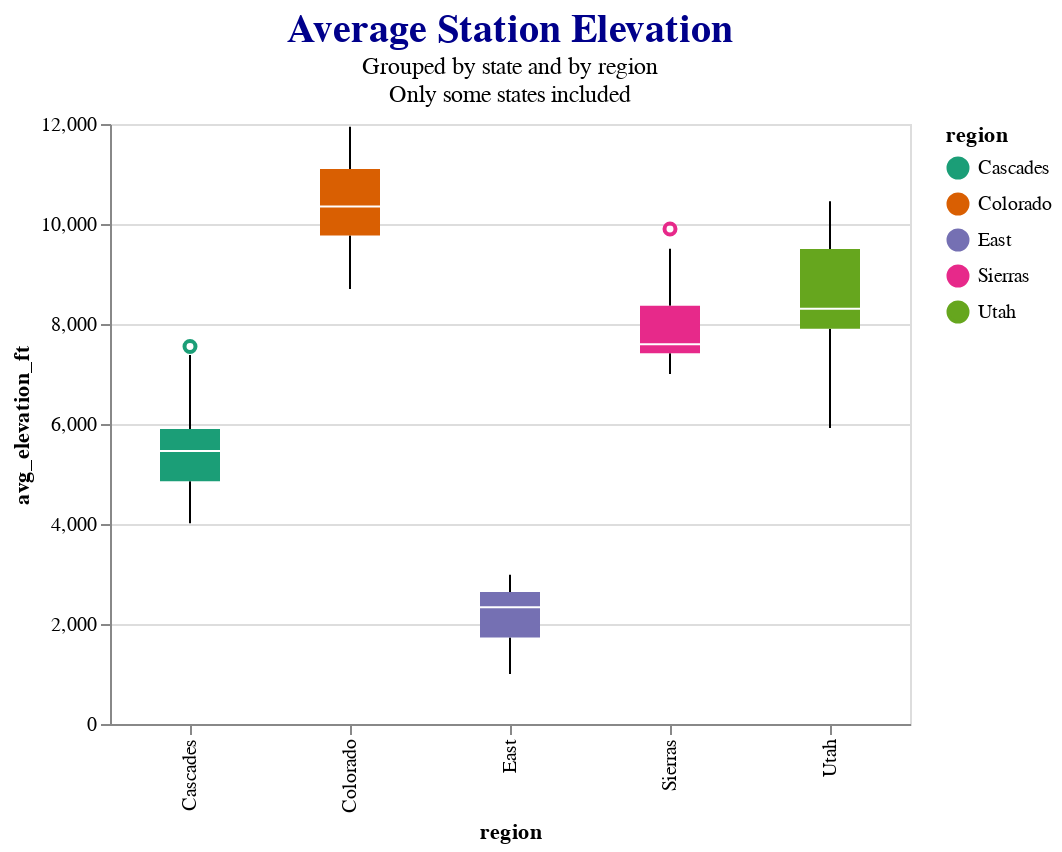

Notebook source saved alongside this figure:
### Code cell
grouped_elevation_plt = (alt.Chart(stations2_df)
                         .mark_boxplot(size=30,
                                       opacity=70)
                         .encode(x=alt.X('region:N'),
                                 y='avg_elevation_ft:Q',
                                 color=alt.Color(
                                     'region:N',
                                     scale=alt.Scale(scheme='dark2')))
                         .properties(width=400,
                                     title=alt.TitleParams(
                                         text=['Average Station Elevation'],
                                         subtitle=["Grouped by state and by region",
                                                   "Only some states included"],
                                         fontSize=20,
                                         font='Consolas',
                                         anchor='middle',
                                         color='darkblue',))
                         )
grouped_elevation_plt

### Figure 1 — Vega-Lite specification as saved in the notebook (floating-point values rounded to 4 significant figures)
{"config": {"view": {"continuousWidth": 400, "continuousHeight": 300}}, "data": {"name": "data-40d437bf2b5f89cdc2d5ceef1d3060ed"}, "mark": {"type": "boxplot", "opacity": 70, "size": 30}, "encoding": {"color": {"type": "nominal", "field": "region", "scale": {"scheme": "dark2"}}, "x": {"type": "nominal", "field": "region"}, "y": {"type": "quantitative", "field": "avg_elevation_ft"}}, "title": {"text": ["Average Station Elevation"], "anchor": "middle", "color": "darkblue", "font": "Consolas", "fontSize": 20, "subtitle": ["Grouped by state and by region", "Only some states included"]}, "width": 400, "$schema": "https://vega.github.io/schema/vega-lite/v4.8.1.json", "datasets": {"data-40d437bf2b5f89cdc2d5ceef1d3060ed": [{"name": "Mount Hood Skibowl", "region": "Cascades", "state_province": "Oregon", "peak_elevation_ft": 5027.0, "base_elevation_ft": 3500.0, "skiable_acreage": 960.0, "total_lifts": 9.0, "avg_annual_snowfall_in": 300.0, "avg_elevation_ft": 4264.0}, {"name": "Spout Springs", "region": "Cascades", "state_province": "Oregon", "peak_elevation_ft": 5450.0, "base_elevation_ft": 4920.0, "skiable_acreage": 200.0, "total_lifts": 2.0, "avg_annual_snowfall_in": 130.0, "avg_elevation_ft": 5185.0}, {"name": "Hoodoo", "region": "Cascades", "state_province": "Oregon", "peak_elevation_ft": 5703.0, "base_elevation_ft": 4668.0, "skiable_acreage": 806.0, "total_lifts": 5.0, "avg_annual_snowfall_in": 360.0, "avg_elevation_ft": 5186.0}, {"name": "Ferguson Ridge", "region": "Cascades", "state_province": "Oregon", "peak_elevation_ft": 5840.0, "base_elevation_ft": 5200.0, "skiable_acreage": 170.0, "total_lifts": 2.0, "avg_annual_snowfall_in": 300.0, "avg_elevation_ft": 5520.0}, {"name": "Warner Canyon", "region": "Cascades", "state_province": "Oregon", "peak_elevation_ft": 6003.0, "base_elevation_ft": 5271.0, "skiable_acreage": 200.0, "total_lifts": 1.0, "avg_annual_snowfall_in": 50.0, "avg_elevation_ft": 5637.0}, {"name": "Willamette Pass", "region": "Cascades", "state_province": "Oregon", "peak_elevation_ft": 6683.0, "base_elevation_ft": 5120.0, "skiable_acreage": 555.0, "total_lifts": 6.0, "avg_annual_snowfall_in": 430.0, "avg_elevation_ft": 5902.0}, {"name": "Mount Hood Meadows ", "region": "Cascades", "state_province": "Oregon", "peak_elevation_ft": 7300.0, "base_elevation_ft": 4523.0, "skiable_acreage": 2150.0, "total_lifts": 11.0, "avg_annual_snowfall_in": 430.0, "avg_elevation_ft": 5912.0}, {"name": "Timberline Lodge", "region": "Cascades", "state_province": "Oregon", "peak_elevation_ft": 8540.0, "base_elevation_ft": 4850.0, "skiable_acreage": 1430.0, "total_lifts": 9.0, "avg_annual_snowfall_in": 540.0, "avg_elevation_ft": 6695.0}, {"name": "Mount Ashland Ski Area", "region": "Cascades", "state_province": "Oregon", "peak_elevation_ft": 7533.0, "base_elevation_ft": 6383.0, "skiable_acreage": 220.0, "total_lifts": 5.0, "avg_annual_snowfall_in": 265.0, "avg_elevation_ft": 6958.0}, {"name": "Mt Bachelor ", "region": "Cascades", "state_province": "Oregon", "peak_elevation_ft": 9065.0, "base_elevation_ft": 5700.0, "skiable_acreage": 4318.0, "total_lifts": 11.0, "avg_annual_snowfall_in": 462.0, "avg_elevation_ft": 7382.0}, {"name": "Anthony Lakes", "region": "Cascades", "state_province": "Oregon", "peak_elevation_ft": 8000.0, "base_elevation_ft": 7100.0, "skiable_acreage": 1100.0, "total_lifts": 3.0, "avg_annual_snowfall_in": 300.0, "avg_elevation_ft": 7550.0}, {"name": "The Summit at Snoqualmie", "region": "Cascades", "state_province": "Washington", "peak_elevation_ft": 5420.0, "base_elevation_ft": 2610.0, "skiable_acreage": 1914.0, "total_lifts": 27.0, "avg_annual_snowfall_in": 435.0, "avg_elevation_ft": 4015.0}, {"name": "Mt Baker ", "region": "Cascades", "state_province": "Washington", "peak_elevation_ft": 5089.0, "base_elevation_ft": 3500.0, "skiable_acreage": 1000.0, "total_lifts": 10.0, "avg_annual_snowfall_in": 641.0, "avg_elevation_ft": 4294.0}, {"name": "Loup Loup Ski Bowl", "region": "Cascades", "state_province": "Washington", "peak_elevation_ft": 5280.0, "base_elevation_ft": 4040.0, "skiable_acreage": 550.0, "total_lifts": 3.0, "avg_annual_snowfall_in": 150.0, "avg_elevation_ft": 4660.0}, {"name": "49 Degrees North", "region": "Cascades", "state_province": "Washington", "peak_elevation_ft": 5774.0, "base_elevation_ft": 3923.0, "skiable_acreage": 2325.0, "total_lifts": 6.0, "avg_annual_snowfall_in": 300.0, "avg_elevation_ft": 4848.0}, {"name": "Mount Spokane", "region": "Cascades", "state_province": "Washington", "peak_elevation_ft": 5889.0, "base_elevation_ft": 3818.0, "skiable_acreage": 1704.0, "total_lifts": 8.0, "avg_annual_snowfall_in": 300.0, "avg_elevation_ft": 4854.0}, {"name": "Stevens Pass ", "region": "Cascades", "state_province": "Washington", "peak_elevation_ft": 5845.0, "base_elevation_ft": 4061.0, "skiable_acreage": 1125.0, "total_lifts": 10.0, "avg_annual_snowfall_in": 450.0, "avg_elevation_ft": 4953.0}, {"name": "Ski Bluewood", "region": "Cascades", "state_province": "Washington", "peak_elevation_ft": 5670.0, "base_elevation_ft": 4454.0, "skiable_acreage": 530.0, "total_lifts": 3.0, "avg_annual_snowfall_in": 300.0, "avg_elevation_ft": 5062.0}, {"name": "Crystal Mountain", "region": "Cascades", "state_province": "Washington", "peak_elevation_ft": 7012.0, "base_elevation_ft": 3912.0, "skiable_acreage": 2600.0, "total_lifts": 12.0, "avg_annual_snowfall_in": 350.0, "avg_elevation_ft": 5462.0}, {"name": "White Pass", "region": "Cascades", "state_province": "Washington", "peak_elevation_ft": 6500.0, "base_elevation_ft": 4500.0, "skiable_acreage": 1400.0, "total_lifts": 8.0, "avg_annual_snowfall_in": 350.0, "avg_elevation_ft": 5500.0}, {"name": "Mission Ridge", "region": "Cascades", "state_province": "Washington", "peak_elevation_ft": 6820.0, "base_elevation_ft": 4570.0, "skiable_acreage": 2000.0, "total_lifts": 6.0, "avg_annual_snowfall_in": 200.0, "avg_elevation_ft": 5695.0}, {"name": "Granby Ranch", "region": "Colorado", "state_province": "Colorado", "peak_elevation_ft": 9202.0, "base_elevation_ft": 8202.0, "skiable_acreage": 406.0, "total_lifts": 5.0, "avg_annual_snowfall_in": 220.0, "avg_elevation_ft": 8702.0}, {"name": "Steamboat Springs ", "region": "Colorado", "state_province": "Colorado", "peak_elevation_ft": 10570.0, "base_elevation_ft": 6900.0, "skiable_acreage": 2956.0, "total_lifts": 16.0, "avg_annual_snowfall_in": 349.0, "avg_elevation_ft": 8734.0}, {"name": "Buttermilk", "region": "Colorado", "state_province": "Colorado", "peak_elevation_ft": 9900.0, "base_elevation_ft": 7870.0, "skiable_acreage": 435.0, "total_lifts": 8.0, "avg_annual_snowfall_in": 200.0, "avg_elevation_ft": 8885.0}, {"name": "Sunlight Mountain", "region": "Colorado", "state_province": "Colorado", "peak_elevation_ft": 9895.0, "base_elevation_ft": 7885.0, "skiable_acreage": 470.0, "total_lifts": 3.0, "avg_annual_snowfall_in": 250.0, "avg_elevation_ft": 8890.0}, {"name": "Powderhorn Resort", "region": "Colorado", "state_province": "Colorado", "peak_elevation_ft": 9850.0, "base_elevation_ft": 8200.0, "skiable_acreage": 1600.0, "total_lifts": 5.0, "avg_annual_snowfall_in": 250.0, "avg_elevation_ft": 9025.0}, {"name": "Aspen Mountain", "region": "Colorado", "state_province": "Colorado", "peak_elevation_ft": 11210.0, "base_elevation_ft": 7945.0, "skiable_acreage": 673.0, "total_lifts": 8.0, "avg_annual_snowfall_in": 300.0, "avg_elevation_ft": 9578.0}, {"name": "Beaver Creek", "region": "Colorado", "state_province": "Colorado", "peak_elevation_ft": 11440.0, "base_elevation_ft": 8100.0, "skiable_acreage": 1832.0, "total_lifts": 24.0, "avg_annual_snowfall_in": 195.0, "avg_elevation_ft": 9770.0}, {"name": "Purgatory Resort", "region": "Colorado", "state_province": "Colorado", "peak_elevation_ft": 10820.0, "base_elevation_ft": 8793.0, "skiable_acreage": 1200.0, "total_lifts": 10.0, "avg_annual_snowfall_in": 260.0, "avg_elevation_ft": 9808.0}, {"name": "Vail Ski Resort", "region": "Colorado", "state_province": "Colorado", "peak_elevation_ft": 11570.0, "base_elevation_ft": 8120.0, "skiable_acreage": 5289.0, "total_lifts": 31.0, "avg_annual_snowfall_in": 354.0, "avg_elevation_ft": 9845.0}, {"name": "Aspen Highlands", "region": "Colorado", "state_province": "Colorado", "peak_elevation_ft": 11680.0, "base_elevation_ft": 8040.0, "skiable_acreage": 1010.0, "total_lifts": 5.0, "avg_annual_snowfall_in": 300.0, "avg_elevation_ft": 9859.0}, {"name": "Eldora Mountain Resort ", "region": "Colorado", "state_province": "Colorado", "peak_elevation_ft": 10800.0, "base_elevation_ft": 9200.0, "skiable_acreage": 680.0, "total_lifts": 12.0, "avg_annual_snowfall_in": 300.0, "avg_elevation_ft": 10000.0}, {"name": "Snowmass", "region": "Colorado", "state_province": "Colorado", "peak_elevation_ft": 12510.0, "base_elevation_ft": 8104.0, "skiable_acreage": 3362.0, "total_lifts": 17.0, "avg_annual_snowfall_in": 300.0, "avg_elevation_ft": 10310.0}, {"name": "Echo Mountain", "region": "Colorado", "state_province": "Colorado", "peak_elevation_ft": 10650.0, "base_elevation_ft": 10050.0, "skiable_acreage": 226.0, "total_lifts": 2.0, "avg_annual_snowfall_in": 275.0, "avg_elevation_ft": 10350.0}, {"name": "Winter Park Resort", "region": "Colorado", "state_province": "Colorado", "peak_elevation_ft": 12060.0, "base_elevation_ft": 9000.0, "skiable_acreage": 3000.0, "total_lifts": 25.0, "avg_annual_snowfall_in": 365.0, "avg_elevation_ft": 10530.0}, {"name": "Crested Butte", "region": "Colorado", "state_province": "Colorado", "peak_elevation_ft": 12170.0, "base_elevation_ft": 9115.0, "skiable_acreage": 1547.0, "total_lifts": 16.0, "avg_annual_snowfall_in": 300.0, "avg_elevation_ft": 10640.0}, {"name": "Keystone Resort", "region": "Colorado", "state_province": "Colorado", "peak_elevation_ft": 12410.0, "base_elevation_ft": 9280.0, "skiable_acreage": 3148.0, "total_lifts": 20.0, "avg_annual_snowfall_in": 235.0, "avg_elevation_ft": 10840.0}, {"name": "Telluride Ski Resort", "region": "Colorado", "state_province": "Colorado", "peak_elevation_ft": 13150.0, "base_elevation_ft": 8725.0, "skiable_acreage": 2000.0, "total_lifts": 18.0, "avg_annual_snowfall_in": 309.0, "avg_elevation_ft": 10940.0}, {"name": "Copper Mountain (Colorado) ", "region": "Colorado", "state_province": "Colorado", "peak_elevation_ft": 12310.0, "base_elevation_ft": 9712.0, "skiable_acreage": 2450.0, "total_lifts": 22.0, "avg_annual_snowfall_in": 282.0, "avg_elevation_ft": 11010.0}, {"name": "Cooper ", "region": "Colorado", "state_province": "Colorado", "peak_elevation_ft": 11700.0, "base_elevation_ft": 10500.0, "skiable_acreage": 400.0, "total_lifts": 4.0, "avg_annual_snowfall_in": 260.0, "avg_elevation_ft": 11100.0}, {"name": "Wolf Creek Ski Area", "region": "Colorado", "state_province": "Colorado", "peak_elevation_ft": 11900.0, "base_elevation_ft": 10300.0, "skiable_acreage": 1600.0, "total_lifts": 7.0, "avg_annual_snowfall_in": 465.0, "avg_elevation_ft": 11100.0}, {"name": "Breckenridge Ski Resort", "region": "Colorado", "state_province": "Colorado", "peak_elevation_ft": 13000.0, "base_elevation_ft": 9600.0, "skiable_acreage": 2908.0, "total_lifts": 34.0, "avg_annual_snowfall_in": 353.0, "avg_elevation_ft": 11300.0}, {"name": "Monarch", "region": "Colorado", "state_province": "Colorado", "peak_elevation_ft": 11960.0, "base_elevation_ft": 10790.0, "skiable_acreage": 800.0, "total_lifts": 5.0, "avg_annual_snowfall_in": 400.0, "avg_elevation_ft": 11380.0}, {"name": "Arapahoe Basin", "region": "Colorado", "state_province": "Colorado", "peak_elevation_ft": 13050.0, "base_elevation_ft": 10520.0, "skiable_acreage": 1428.0, "total_lifts": 9.0, "avg_annual_snowfall_in": 350.0, "avg_elevation_ft": 11780.0}, {"name": "Loveland Ski Area", "region": "Colorado", "state_province": "Colorado", "peak_elevation_ft": 13010.0, "base_elevation_ft": 10800.0, "skiable_acreage": 1800.0, "total_lifts": 11.0, "avg_annual_snowfall_in": 422.0, "avg_elevation_ft": 11900.0}, {"name": "Silverton Mountain", "region": "Colorado", "state_province": "Colorado", "peak_elevation_ft": 13490.0, "base_elevation_ft": 10400.0, "skiable_acreage": 1819.0, "total_lifts": 1.0, "avg_annual_snowfall_in": 450.0, "avg_elevation_ft": 11940.0}, {"name": "Blue Mountain Ski Area", "region": "East", "state_province": "Pennsylvania", "peak_elevation_ft": 1540.0, "base_elevation_ft": 458.0, "skiable_acreage": 164.0, "total_lifts": 13.0, "avg_annual_snowfall_in": 33.0, "avg_elevation_ft": 999.0}, {"name": "Shawnee Mountain Ski Area", "region": "East", "state_province": "Pennsylvania", "peak_elevation_ft": 1351.0, "base_elevation_ft": 700.0, "skiable_acreage": 125.0, "total_lifts": 9.0, "avg_annual_snowfall_in": 50.0, "avg_elevation_ft": 1026.0}, {"name": "Roundtop Mountain Resort", "region": "East", "state_province": "Pennsylvania", "peak_elevation_ft": 1335.0, "base_elevation_ft": 755.0, "skiable_acreage": 103.0, "total_lifts": 7.0, "avg_annual_snowfall_in": 30.0, "avg_elevation_ft": 1045.0}, {"name": "Whitetail Resort", "region": "East", "state_province": "Pennsylvania", "peak_elevation_ft": 1800.0, "base_elevation_ft": 865.0, "skiable_acreage": 109.0, "total_lifts": 9.0, "avg_annual_snowfall_in": 40.0, "avg_elevation_ft": 1332.0}, {"name": "Montage Mountain Resorts", "region": "East", "state_province": "Pennsylvania", "peak_elevation_ft": 1960.0, "base_elevation_ft": 960.0, "skiable_acreage": 140.0, "total_lifts": 9.0, "avg_annual_snowfall_in": 60.0, "avg_elevation_ft": 1460.0}, {"name": "Jack Frost - Big Boulder Ski Area", "region": "East", "state_province": "Pennsylvania", "peak_elevation_ft": 2000.0, "base_elevation_ft": 1400.0, "skiable_acreage": 145.0, "total_lifts": 22.0, "avg_annual_snowfall_in": 50.0, "avg_elevation_ft": 1700.0}, {"name": "Camelback Mountain Resort", "region": "East", "state_province": "Pennsylvania", "peak_elevation_ft": 2130.0, "base_elevation_ft": 1330.0, "skiable_acreage": 166.0, "total_lifts": 16.0, "avg_annual_snowfall_in": 50.0, "avg_elevation_ft": 1730.0}, {"name": "Elk Mountain Ski Resort", "region": "East", "state_province": "Pennsylvania", "peak_elevation_ft": 2667.0, "base_elevation_ft": 1742.0, "skiable_acreage": 180.0, "total_lifts": 7.0, "avg_annual_snowfall_in": 60.0, "avg_elevation_ft": 2204.0}, {"name": "Seven Springs Mountain Resort", "region": "East", "state_province": "Pennsylvania", "peak_elevation_ft": 2994.0, "base_elevation_ft": 2240.0, "skiable_acreage": 285.0, "total_lifts": 14.0, "avg_annual_snowfall_in": 150.0, "avg_elevation_ft": 2617.0}, {"name": "Hidden Valley Resort", "region": "East", "state_province": "Pennsylvania", "peak_elevation_ft": 2875.0, "base_elevation_ft": 2405.0, "skiable_acreage": 110.0, "total_lifts": 11.0, "avg_annual_snowfall_in": 140.0, "avg_elevation_ft": 2640.0}, {"name": "Magic Mountain", "region": "East", "state_province": "Vermont", "peak_elevation_ft": 2850.0, "base_elevation_ft": 1350.0, "skiable_acreage": 205.0, "total_lifts": 6.0, "avg_annual_snowfall_in": 150.0, "avg_elevation_ft": 2100.0}, {"name": "Middlebury College Snow Bowl", "region": "East", "state_province": "Vermont", "peak_elevation_ft": 2720.0, "base_elevation_ft": 1720.0, "skiable_acreage": 110.0, "total_lifts": 3.0, "avg_annual_snowfall_in": 250.0, "avg_elevation_ft": 2220.0}, {"name": "Burke Mountain", "region": "East", "state_province": "Vermont", "peak_elevation_ft": 3267.0, "base_elevation_ft": 1210.0, "skiable_acreage": 178.0, "total_lifts": 6.0, "avg_annual_snowfall_in": 217.0, "avg_elevation_ft": 2238.0}, {"name": "Okemo Mountain", "region": "East", "state_province": "Vermont", "peak_elevation_ft": 3344.0, "base_elevation_ft": 1144.0, "skiable_acreage": 632.0, "total_lifts": 19.0, "avg_annual_snowfall_in": 200.0, "avg_elevation_ft": 2244.0}, {"name": "Smuggler's Notch", "region": "East", "state_province": "Vermont", "peak_elevation_ft": 3640.0, "base_elevation_ft": 1030.0, "skiable_acreage": 1000.0, "total_lifts": 16.0, "avg_annual_snowfall_in": 288.0, "avg_elevation_ft": 2335.0}, {"name": "Bromley Mountain Resort", "region": "East", "state_province": "Vermont", "peak_elevation_ft": 3284.0, "base_elevation_ft": 1950.0, "skiable_acreage": 178.0, "total_lifts": 9.0, "avg_annual_snowfall_in": 168.0, "avg_elevation_ft": 2617.0}, {"name": "Mad River Glen", "region": "East", "state_province": "Vermont", "peak_elevation_ft": 3637.0, "base_elevation_ft": 1600.0, "skiable_acreage": 115.0, "total_lifts": 5.0, "avg_annual_snowfall_in": 230.0, "avg_elevation_ft": 2618.0}, {"name": "Bolton Valley ", "region": "East", "state_province": "Vermont", "peak_elevation_ft": 3150.0, "base_elevation_ft": 2100.0, "skiable_acreage": 300.0, "total_lifts": 6.0, "avg_annual_snowfall_in": 312.0, "avg_elevation_ft": 2625.0}, {"name": "Stowe Mountain Resort", "region": "East", "state_province": "Vermont", "peak_elevation_ft": 3719.0, "base_elevation_ft": 1559.0, "skiable_acreage": 485.0, "total_lifts": 13.0, "avg_annual_snowfall_in": 333.0, "avg_elevation_ft": 2639.0}, {"name": "Killington Ski Resort", "region": "East", "state_province": "Vermont", "peak_elevation_ft": 4241.0, "base_elevation_ft": 1165.0, "skiable_acreage": 1509.0, "total_lifts": 21.0, "avg_annual_snowfall_in": 250.0, "avg_elevation_ft": 2703.0}, {"name": "Mount Snow ", "region": "East", "state_province": "Vermont", "peak_elevation_ft": 3600.0, "base_elevation_ft": 1900.0, "skiable_acreage": 600.0, "total_lifts": 20.0, "avg_annual_snowfall_in": 156.0, "avg_elevation_ft": 2750.0}, {"name": "Sugarbush Resort", "region": "East", "state_province": "Vermont", "peak_elevation_ft": 4083.0, "base_elevation_ft": 1483.0, "skiable_acreage": 508.0, "total_lifts": 16.0, "avg_annual_snowfall_in": 269.0, "avg_elevation_ft": 2783.0}, {"name": "Stratton Mountain Resort ", "region": "East", "state_province": "Vermont", "peak_elevation_ft": 3875.0, "base_elevation_ft": 1872.0, "skiable_acreage": 670.0, "total_lifts": 11.0, "avg_annual_snowfall_in": 171.0, "avg_elevation_ft": 2874.0}, {"name": "Jay Peak", "region": "East", "state_province": "Vermont", "peak_elevation_ft": 3968.0, "base_elevation_ft": 1815.0, "skiable_acreage": 385.0, "total_lifts": 9.0, "avg_annual_snowfall_in": 350.0, "avg_elevation_ft": 2892.0}, {"name": "Pico Mountain", "region": "East", "state_province": "Vermont", "peak_elevation_ft": 3967.0, "base_elevation_ft": 2000.0, "skiable_acreage": 468.0, "total_lifts": 7.0, "avg_annual_snowfall_in": 250.0, "avg_elevation_ft": 2984.0}, {"name": "Soda Springs", "region": "Sierras", "state_province": "California", "peak_elevation_ft": 7325.0, "base_elevation_ft": 6673.0, "skiable_acreage": 200.0, "total_lifts": 2.0, "avg_annual_snowfall_in": 400.0, "avg_elevation_ft": 6999.0}, {"name": "Tahoe Donner", "region": "Sierras", "state_province": "California", "peak_elevation_ft": 7350.0, "base_elevation_ft": 6750.0, "skiable_acreage": 120.0, "total_lifts": 3.0, "avg_annual_snowfall_in": 400.0, "avg_elevation_ft": 7050.0}, {"name": "Homewood", "region": "Sierras", "state_province": "California", "peak_elevation_ft": 7881.0, "base_elevation_ft": 6223.0, "skiable_acreage": 1260.0, "total_lifts": 7.0, "avg_annual_snowfall_in": 400.0, "avg_elevation_ft": 7052.0}, {"name": "Snow Valley Mountain Resort", "region": "Sierras", "state_province": "California", "peak_elevation_ft": 7841.0, "base_elevation_ft": 6800.0, "skiable_acreage": 240.0, "total_lifts": 12.0, "avg_annual_snowfall_in": 150.0, "avg_elevation_ft": 7320.0}, {"name": "Dodge Ridge", "region": "Sierras", "state_province": "California", "peak_elevation_ft": 8200.0, "base_elevation_ft": 6600.0, "skiable_acreage": 832.0, "total_lifts": 12.0, "avg_annual_snowfall_in": 300.0, "avg_elevation_ft": 7400.0}, {"name": "Mountain High", "region": "Sierras", "state_province": "California", "peak_elevation_ft": 8200.0, "base_elevation_ft": 6600.0, "skiable_acreage": 290.0, "total_lifts": 13.0, "avg_annual_snowfall_in": 132.0, "avg_elevation_ft": 7400.0}, {"name": "Donner Ski Ranch", "region": "Sierras", "state_province": "California", "peak_elevation_ft": 7781.0, "base_elevation_ft": 7031.0, "skiable_acreage": 435.0, "total_lifts": 8.0, "avg_annual_snowfall_in": 400.0, "avg_elevation_ft": 7406.0}, {"name": "Boreal", "region": "Sierras", "state_province": "California", "peak_elevation_ft": 7700.0, "base_elevation_ft": 7200.0, "skiable_acreage": 380.0, "total_lifts": 8.0, "avg_annual_snowfall_in": 400.0, "avg_elevation_ft": 7450.0}, {"name": "Northstar California", "region": "Sierras", "state_province": "California", "peak_elevation_ft": 8610.0, "base_elevation_ft": 6330.0, "skiable_acreage": 2904.0, "total_lifts": 19.0, "avg_annual_snowfall_in": 350.0, "avg_elevation_ft": 7470.0}, {"name": "Mount Waterman", "region": "Sierras", "state_province": "California", "peak_elevation_ft": 8030.0, "base_elevation_ft": 7000.0, "skiable_acreage": 150.0, "total_lifts": 3.0, "avg_annual_snowfall_in": 180.0, "avg_elevation_ft": 7515.0}, {"name": "Bear Valley", "region": "Sierras", "state_province": "California", "peak_elevation_ft": 8500.0, "base_elevation_ft": 6600.0, "skiable_acreage": 1280.0, "total_lifts": 10.0, "avg_annual_snowfall_in": 359.0, "avg_elevation_ft": 7550.0}, {"name": "Mount Baldy Ski Lifts", "region": "Sierras", "state_province": "California", "peak_elevation_ft": 8600.0, "base_elevation_ft": 6500.0, "skiable_acreage": 800.0, "total_lifts": 4.0, "avg_annual_snowfall_in": 170.0, "avg_elevation_ft": 7550.0}, {"name": "Snow Summit", "region": "Sierras", "state_province": "California", "peak_elevation_ft": 8174.0, "base_elevation_ft": 6965.0, "skiable_acreage": 240.0, "total_lifts": 14.0, "avg_annual_snowfall_in": 100.0, "avg_elevation_ft": 7570.0}, {"name": "Squaw Valley-Alpine Meadows ", "region": "Sierras", "state_province": "California", "peak_elevation_ft": 9050.0, "base_elevation_ft": 6200.0, "skiable_acreage": 6400.0, "total_lifts": 43.0, "avg_annual_snowfall_in": 450.0, "avg_elevation_ft": 7625.0}, {"name": "Sugar Bowl", "region": "Sierras", "state_province": "California", "peak_elevation_ft": 8383.0, "base_elevation_ft": 6883.0, "skiable_acreage": 1500.0, "total_lifts": 13.0, "avg_annual_snowfall_in": 500.0, "avg_elevation_ft": 7633.0}, {"name": "Sierra-at-Tahoe", "region": "Sierras", "state_province": "California", "peak_elevation_ft": 8852.0, "base_elevation_ft": 6640.0, "skiable_acreage": 2000.0, "total_lifts": 12.0, "avg_annual_snowfall_in": 480.0, "avg_elevation_ft": 7746.0}, {"name": "China Peak", "region": "Sierras", "state_province": "California", "peak_elevation_ft": 8709.0, "base_elevation_ft": 7030.0, "skiable_acreage": 1200.0, "total_lifts": 11.0, "avg_annual_snowfall_in": 300.0, "avg_elevation_ft": 7870.0}, {"name": "Bear Mountain", "region": "Sierras", "state_province": "California", "peak_elevation_ft": 8805.0, "base_elevation_ft": 7104.0, "skiable_acreage": 198.0, "total_lifts": 12.0, "avg_annual_snowfall_in": 100.0, "avg_elevation_ft": 7954.0}, {"name": "Mount Shasta Ski Park", "region": "Sierras", "state_province": "California", "peak_elevation_ft": 9200.0, "base_elevation_ft": 7800.0, "skiable_acreage": 425.0, "total_lifts": 4.0, "avg_annual_snowfall_in": 275.0, "avg_elevation_ft": 8500.0}, {"name": "Heavenly Mountain Resort ", "region": "Sierras", "state_province": "California", "peak_elevation_ft": 10070.0, "base_elevation_ft": 7200.0, "skiable_acreage": 4800.0, "total_lifts": 30.0, "avg_annual_snowfall_in": 360.0, "avg_elevation_ft": 8634.0}, {"name": "Kirkwood", "region": "Sierras", "state_province": "California", "peak_elevation_ft": 9800.0, "base_elevation_ft": 7800.0, "skiable_acreage": 2300.0, "total_lifts": 15.0, "avg_annual_snowfall_in": 500.0, "avg_elevation_ft": 8800.0}, {"name": "June Mountain", "region": "Sierras", "state_province": "California", "peak_elevation_ft": 10090.0, "base_elevation_ft": 7545.0, "skiable_acreage": 500.0, "total_lifts": 7.0, "avg_annual_snowfall_in": 250.0, "avg_elevation_ft": 8818.0}, {"name": "Mammoth Mountain", "region": "Sierras", "state_province": "California", "peak_elevation_ft": 11050.0, "base_elevation_ft": 7953.0, "skiable_acreage": 3500.0, "total_lifts": 28.0, "avg_annual_snowfall_in": 420.0, "avg_elevation_ft": 9503.0}, {"name": "Diamond Peak", "region": "Sierras", "state_province": "Nevada", "peak_elevation_ft": 8540.0, "base_elevation_ft": 6700.0, "skiable_acreage": 655.0, "total_lifts": 6.0, "avg_annual_snowfall_in": 225.0, "avg_elevation_ft": 7620.0}, {"name": "Mt. Rose Ski Tahoe", "region": "Sierras", "state_province": "Nevada", "peak_elevation_ft": 9700.0, "base_elevation_ft": 8260.0, "skiable_acreage": 1200.0, "total_lifts": 8.0, "avg_annual_snowfall_in": 396.0, "avg_elevation_ft": 8980.0}, {"name": "Lee Canyon (Ski and Snowboard Resort)", "region": "Sierras", "state_province": "Nevada", "peak_elevation_ft": 11290.0, "base_elevation_ft": 8510.0, "skiable_acreage": 385.0, "total_lifts": 3.0, "avg_annual_snowfall_in": 161.0, "avg_elevation_ft": 9900.0}, {"name": "Nordic Valley", "region": "Utah", "state_province": "Utah", "peak_elevation_ft": 6400.0, "base_elevation_ft": 5440.0, "skiable_acreage": 140.0, "total_lifts": 4.0, "avg_annual_snowfall_in": 300.0, "avg_elevation_ft": 5920.0}, {"name": "Cherry Peak", "region": "Utah", "state_province": "Utah", "peak_elevation_ft": 7050.0, "base_elevation_ft": 5775.0, "skiable_acreage": 200.0, "total_lifts": 3.0, "avg_annual_snowfall_in": 322.0, "avg_elevation_ft": 6412.0}, {"name": "Sundance Mountain", "region": "Utah", "state_province": "Utah", "peak_elevation_ft": 8250.0, "base_elevation_ft": 6100.0, "skiable_acreage": 450.0, "total_lifts": 5.0, "avg_annual_snowfall_in": 320.0, "avg_elevation_ft": 7175.0}, {"name": "Snowbasin", "region": "Utah", "state_province": "Utah", "peak_elevation_ft": 9350.0, "base_elevation_ft": 6391.0, "skiable_acreage": 3000.0, "total_lifts": 11.0, "avg_annual_snowfall_in": 350.0, "avg_elevation_ft": 7870.0}, {"name": "Beaver Mountain", "region": "Utah", "state_province": "Utah", "peak_elevation_ft": 8800.0, "base_elevation_ft": 7200.0, "skiable_acreage": 667.0, "total_lifts": 5.0, "avg_annual_snowfall_in": 400.0, "avg_elevation_ft": 8000.0}, {"name": "Deer Valley", "region": "Utah", "state_province": "Utah", "peak_elevation_ft": 9570.0, "base_elevation_ft": 6570.0, "skiable_acreage": 2026.0, "total_lifts": 21.0, "avg_annual_snowfall_in": 280.0, "avg_elevation_ft": 8070.0}, {"name": "Powder Mountain", "region": "Utah", "state_province": "Utah", "peak_elevation_ft": 9422.0, "base_elevation_ft": 6900.0, "skiable_acreage": 8464.0, "total_lifts": 9.0, "avg_annual_snowfall_in": 500.0, "avg_elevation_ft": 8161.0}, {"name": "Park City Mountain Resort", "region": "Utah", "state_province": "Utah", "peak_elevation_ft": 10000.0, "base_elevation_ft": 6900.0, "skiable_acreage": 7300.0, "total_lifts": 41.0, "avg_annual_snowfall_in": 360.0, "avg_elevation_ft": 8450.0}, {"name": "Solitude Mountain", "region": "Utah", "state_province": "Utah", "peak_elevation_ft": 10490.0, "base_elevation_ft": 7988.0, "skiable_acreage": 1200.0, "total_lifts": 8.0, "avg_annual_snowfall_in": 500.0, "avg_elevation_ft": 9238.0}, {"name": "Snowbird ", "region": "Utah", "state_province": "Utah", "peak_elevation_ft": 10990.0, "base_elevation_ft": 7760.0, "skiable_acreage": 2500.0, "total_lifts": 13.0, "avg_annual_snowfall_in": 500.0, "avg_elevation_ft": 9376.0}, {"name": "Alta Ski Area ", "region": "Utah", "state_province": "Utah", "peak_elevation_ft": 10550.0, "base_elevation_ft": 8530.0, "skiable_acreage": 2200.0, "total_lifts": 10.0, "avg_annual_snowfall_in": 560.0, "avg_elevation_ft": 9540.0}, {"name": "Brighton Ski Resort ", "region": "Utah", "state_province": "Utah", "peak_elevation_ft": 10500.0, "base_elevation_ft": 8755.0, "skiable_acreage": 1500.0, "total_lifts": 6.0, "avg_annual_snowfall_in": 500.0, "avg_elevation_ft": 9628.0}, {"name": "Eagle Point", "region": "Utah", "state_province": "Utah", "peak_elevation_ft": 10600.0, "base_elevation_ft": 9100.0, "skiable_acreage": 650.0, "total_lifts": 5.0, "avg_annual_snowfall_in": 400.0, "avg_elevation_ft": 9850.0}, {"name": "Brian Head", "region": "Utah", "state_province": "Utah", "peak_elevation_ft": 11310.0, "base_elevation_ft": 9600.0, "skiable_acreage": 650.0, "total_lifts": 8.0, "avg_annual_snowfall_in": 370.0, "avg_elevation_ft": 10450.0}]}}
